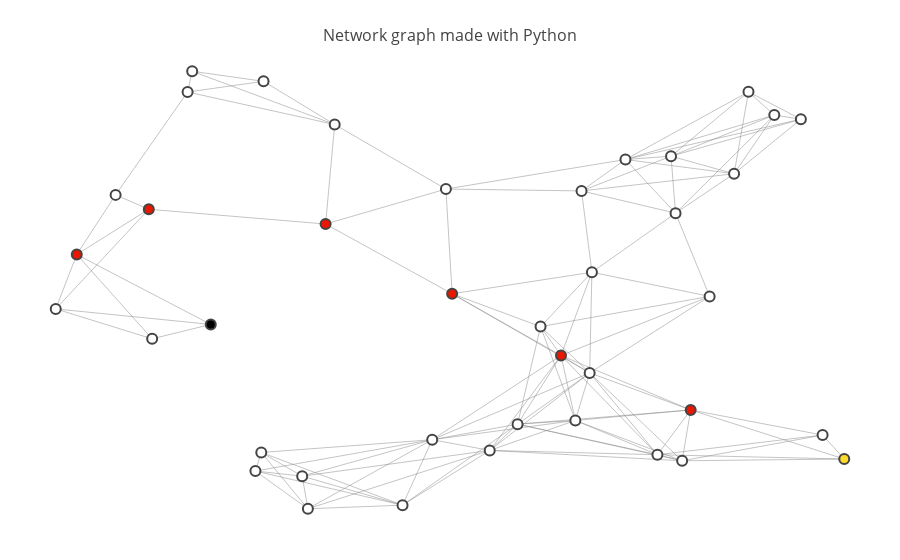

The code cell stored with this chart in its notebook:
### Markdown cell above
### Testing your Code
If the code below produces no errors, your algorithm is behaving correctly. You are almost ready to submit! Before you submit, go through the following submission checklist:

**Submission Checklist**

1. Does my code pass all tests?
2. Does my code implement `A*` search and not some other search algorithm?
3. Do I use an **admissible heuristic** to direct search efforts towards the goal?
4. Do I use data structures which avoid unnecessarily slow lookups?

When you can answer "yes" to all of these questions, submit by pressing the Submit button in the lower right!

### Code cell
from test import test

test(PathPlanner)
show_map(planner.map, start=planner.start, goal=planner.goal, path=planner.path)

### Figure 1 — Plotly figure (JSON) as saved in the notebook; plotly's stock layout.template omitted (floating-point values rounded to 4 significant figures; data arrays with more than 128 entries replaced by an {"elided": "..."} marker saying what was removed)
{"data": [{"hoverinfo": "none", "line": {"color": "#888", "width": 0.5}, "mode": "lines", "type": "scatter", "x": {"elided": "369 float values"}, "y": {"elided": "369 float values"}}, {"hoverinfo": "text", "marker": {"color": [0, 0, 0, 0, 0, 0, 0, 0, 3, 0, 2, 0, 2, 0, 2, 0, 2, 2, 0, 0, 0, 0, 0, 0, 1, 0, 0, 0, 0, 0, 0, 0, 0, 0, 0, 0, 0, 2, 0, 0], "colorbar": {"thickness": 15, "title": "Node Connections", "titleside": "right", "xanchor": "left"}, "colorscale": "Hot", "line": {"width": 2}, "reversescale": true, "showscale": false, "size": 10}, "mode": "markers", "text": ["Intersection 0", "Intersection 1", "Intersection 2", "Intersection 3", "Intersection 4", "Intersection 5", "Intersection 6", "Intersection 7", "Intersection 8", "Intersection 9", "Intersection 10", "Intersection 11", "Intersection 12", "Intersection 13", "Intersection 14", "Intersection 15", "Intersection 16", "Intersection 17", "Intersection 18", "Intersection 19", "Intersection 20", "Intersection 21", "Intersection 22", "Intersection 23", "Intersection 24", "Intersection 25", "Intersection 26", "Intersection 27", "Intersection 28", "Intersection 29", "Intersection 30", "Intersection 31", "Intersection 32", "Intersection 33", "Intersection 34", "Intersection 35", "Intersection 36", "Intersection 37", "Intersection 38", "Intersection 39"], "type": "scatter", "x": [0.7802, 0.525, 0.8085, 0.2599, 0.7354, 0.09089, 0.314, 0.6825, 0.2013, 0.8552, 0.7582, 0.2531, 0.4814, 0.9112, 0.04581, 0.4583, 0.1294, 0.6077, 0.7196, 0.886, 0.4238, 0.8252, 0.4742, 0.2625, 0.9364, 0.6243, 0.5573, 0.7483, 0.6436, 0.3451, 0.02142, 0.641, 0.1744, 0.1333, 0.584, 0.3074, 0.7406, 0.3345, 0.1797, 0.6315], "y": [0.4947, 0.1495, 0.7696, 0.1449, 0.809, 0.7223, 0.01876, 0.8016, 0.432, 0.9011, 0.2403, 0.1032, 0.5006, 0.1839, 0.5887, 0.1736, 0.69, 0.3623, 0.1399, 0.8919, 0.02677, 0.9533, 0.7353, 0.9768, 0.1302, 0.2167, 0.2084, 0.1263, 0.5489, 0.88, 0.4666, 0.3233, 0.9529, 0.3997, 0.427, 0.09187, 0.6813, 0.6569, 0.9994, 0.7312]}], "layout": {"hovermode": "closest", "margin": {"b": 20, "l": 5, "r": 5, "t": 40}, "showlegend": false, "title": "<br>Network graph made with Python", "titlefont": {"size": 16}, "xaxis": {"showgrid": false, "showticklabels": false, "zeroline": false}, "yaxis": {"showgrid": false, "showticklabels": false, "zeroline": false}}}
